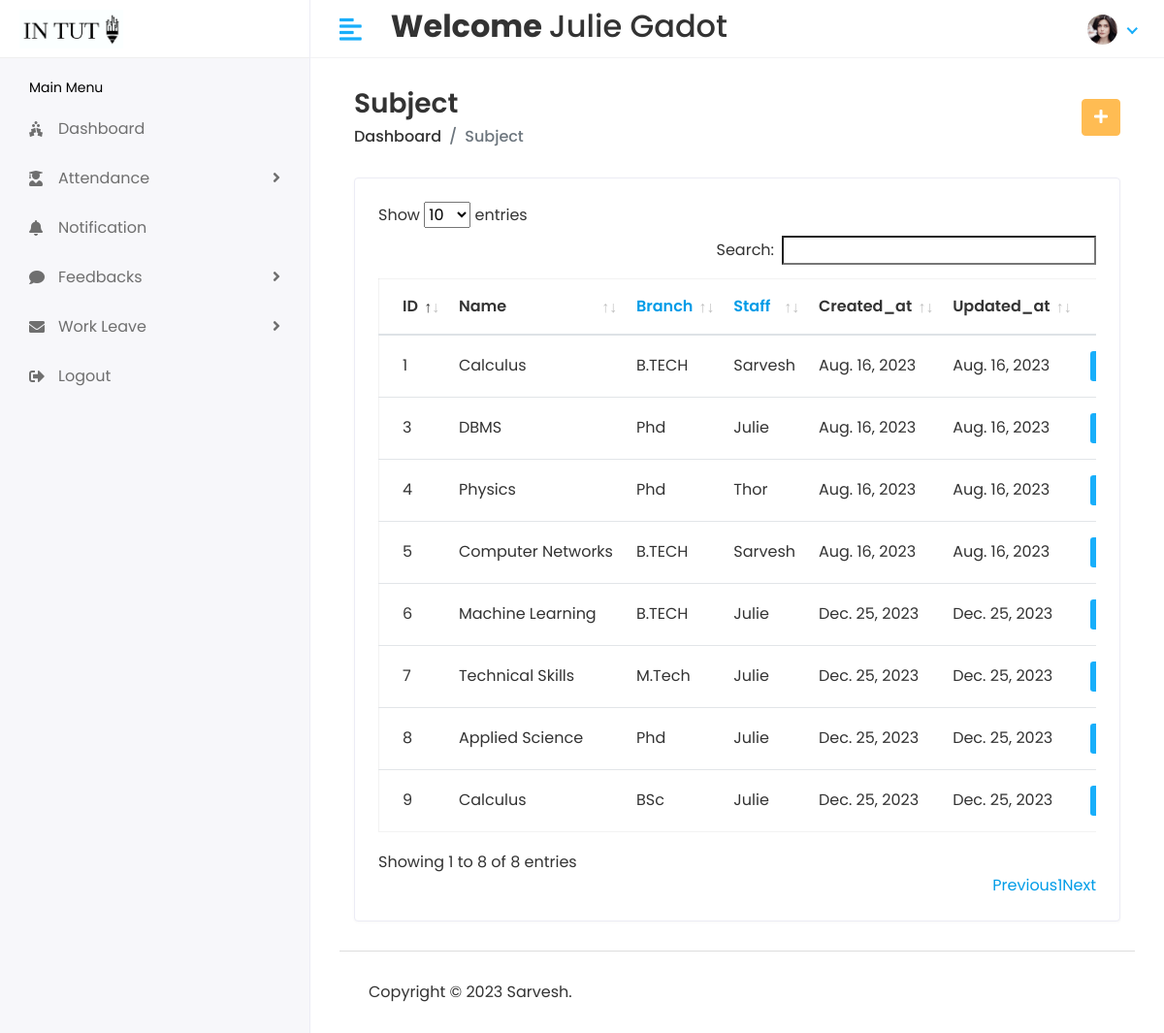
/Hod/subject (signed in), run on the app's committed database.
### stuapp/models.py (models this page shows, shortened)
class CustomUser(AbstractUser):
    USER={
        (1,'HOD'),(2,'STAFF'),(3,'STUDENT')
    }
    user_type=models.CharField(choices=USER,max_length=100,default=1)
    profile_pic=models.ImageField(upload_to='media/profile_pic')

class Subject(models.Model):
    name=models.CharField(max_length=100)
    branch=models.ForeignKey(Branch,on_delete=models.CASCADE)
    staff=models.ForeignKey(Staff,on_delete=models.CASCADE)
    created_at=models.DateField(auto_now_add=True)
    updated_at=models.DateField(auto_now=True)

class Branch(models.Model):
    name=models.CharField(max_length=100)
    created_at=models.DateTimeField(auto_now_add=True)
    updated_at=models.DateTimeField(auto_now=True)
    def __str__(self):
        return self.name

class Staff(models.Model):
    admin=models.OneToOneField(CustomUser,on_delete=models.CASCADE)
    gender=models.CharField(max_length=10)
    address=models.TextField()
    created_at=models.DateField(auto_now_add=True)
    updated_at=models.DateField(auto_now=True)
    dob=models.DateField(default=datetime.now)
    mobile=models.CharField(max_length=100,default="0")
    altmobile=models.CharField(max_length=100,default="0")
    def __str__(self):
        return self.admin.first_name

### student/hodviews.py (the view)
# urls.py: path('Hod/subject',hodviews.subjectlist,name='subjectlist'),
@login_required(login_url='/')
def subjectlist(request):
    subject=Subject.objects.all()
    return render(request,'hod/subjectlist.html',{'subject':subject})

### templates/hod/subjectlist.html (shortened to what this page needs)
{% extends 'base.html' %}
{% block content %}
{% load static %}
<div class="content container-fluid">
   <div class="page-header">
      <div class="row align-items-center">
         <div class="col">
            <h3 class="page-title">Subject</h3>
            <ul class="breadcrumb">
               <li class="breadcrumb-item"><a href="{% url 'hodhome'%}">Dashboard</a></li>
               <li class="breadcrumb-item active">Subject</li>
            </ul>
         </div>
         <div class="col-auto text-right float-right ml-auto">
            <a href="{% url 'addsubject' %}" class="btn btn-primary"><i class="fas fa-plus"></i></a>
         </div>
      </div>
   </div>
   <div class="row">
      <div class="col-sm-12">
         <div class="card card-table">
            <div class="card-body">
               <div class="table-responsive">
                  <table id="table_id" class="table table-hover table-center mb-0">
                     <thead>
                        <tr>
                            <th>ID</th>
                           <th>Name</th>
                           <th><a href="{% url 'branchlist'%}">Branch</a></th>
                          <th><a href="{% url 'stafflist'%}">Staff</a></th>
                           <th>Created_at</th>
                           <th>Updated_at</th>
                           <th class="text-right">Action</th>
                        </tr>
                     </thead>
                     <tbody>
                        {% for i in subject %}
                        <tr>
                           <td>{{i.id}}</td>
                           <td>{{i.name}}</td>
                           <td> {{i.branch}}</td>
                           <td> {{i.staff}}</td>
                           <td>{{i.created_at}}</td>
                           <td>{{i.updated_at}}</td>
                           <td class="text-right">
                             <div class="actions">
                                <a href="{% url 'editsubject' i.id %}" class="btn btn-sm bg-success-light mr-2">
                                </a>
                             </div>
                           </td>
                        </tr>
                        {% endfor %}
                     </tbody>
                  </table>
               </div>
            </div>
         </div>
      </div>
   </div>
</div>
{% endblock %}

### templates/includes/header.html (shortened to what this page needs)
{% load static %}
<div class="header" >
    <div class="header-left" style="background-color:white">
        {% if user.user_type == '1' %}
        <a href="{% url 'hodhome'%}" class="logo container" >
            <img src="{% static 'assets/img/logo1big.png'%}" width="300px" height="100px" alt="Logo">
        </a>
        {% elif user.user_type == '2' %}
        <a href="{% url 'staffhome'%}" class="logo">
            <img src="{% static 'assets/img/logo1big.png'%}" alt="Logo">
        </a>
        {% else %}
        <a href="{% url 'studenthome'%}" class="logo">
            <img src="{% static 'assets/img/logo1big.png'%}" alt="Logo">
        </a>
        {% endif %}
    </div>
    <a href="javascript:void(0);" id="toggle_btn">
        <i class="fas fa-align-left"></i>
    </a>
    <div class="top-nav-search my-2">
        <h2><strong> Welcome </strong> {{user.first_name}} {{user.last_name}} </h2>
    </div>
    <ul class="nav user-menu">
        <li class="nav-item dropdown has-arrow">
            <a href="#" class="dropdown-toggle nav-link" data-toggle="dropdown">
                {% if user.profile_pic == "" %}
                <span class="user-img"><img class="rounded-circle" src="{% static 'assets/img/noimg.jpg' %}" width="31"
                        ></span>
                {% else %}
                <span class="user-img"><img class="rounded-circle" src="/{{user.profile_pic}}" width="31"
                        alt="Ryan Taylor"></span>
                {% endif %}
            </a>
        </li>
    </ul>
</div>

### static/assets/css/style.css (style rules this page uses)
html { height: 100%; }
body { background-color: #fff; color: #333; font-family: 'Poppins', sans-serif; font-size: 1rem; height: 100%; line-height: 1.5; overflow-x: hidden; }
h1, h2, h3, h4, h5, h6 { font-family: 'Poppins', sans-serif; margin-top: 0; }
a { color: #009ce7; }
input, button, a { transition: all 0.4s ease; -moz-transition: all 0.4s ease; -o-transition: all 0.4s ease; -ms-transition: all 0.4s ease; -webkit-transition: all 0.4s ease; }
ul, ol { padding: 0px; list-style: none; }
.table { color: #333; max-width: 100%; margin-bottom: 0; width: 100%; }
.table.dataTable { border-collapse: collapse !important; border: 1px solid rgba(0, 0, 0, 0.05); }
.table thead tr th { font-weight: 600; }
.table tbody tr { border-bottom: 1px solid rgba(0, 0, 0, 0.05); }
.table.table-center td, .table.table-center th { vertical-align: middle; }
.card-table .card-body .table > thead > tr > th { border-top: 0; }
.card-table .card-body .table tr td:first-child, .card-table .card-body .table tr th:first-child { padding-left: 1.5rem; }
.card-table .card-body .table tr td:last-child, .card-table .card-body .table tr th:last-child { padding-right: 1.5rem; }
.card-table .table td, .card-table .table th { border-top: 1px solid #e2e5e8; padding: 1rem 0.75rem; white-space: nowrap; }
.btn-primary { background-color: #FFBC53; border: 1px solid #FFBC53; }
.card { border: 1px solid #ececf5; box-shadow: 0 1px 3px 0 rgba(0, 0, 0, 0.03); margin-bottom: 1.875rem; }
.card-body { padding: 1.5rem; }
.bg-success-light { background-color: #18aefa; color: #fff; }
.header { background-color: #fff; border-bottom: 1px solid #f3f3f4; left: 0; position: fixed; right: 0; top: 0; z-index: 1001; height: 60px; }
.header .header-left { float: left; height: 60px; padding: 0 20px; position: relative; width: 320px; z-index: 1; transition: all 0.2s ease-in-out; background-color: #f7f7fa; border-bottom: 1px solid #efefef; border-right: 1px solid #ececf5; display: flex; align-items: center; }
.header .header-left .logo { display: inline-block; line-height: 60px; }
.header .header-left .logo img { max-height: 40px; width: auto; }
.header .dropdown-toggle:after { display: none; }
.header .has-arrow .dropdown-toggle:after { border-top: 0; border-left: 0; border-bottom: 2px solid #18aefa; border-right: 2px solid #18aefa; content: ''; height: 8px; display: inline-block; pointer-events: none; -webkit-transform-origin: 66% 66%; -ms-transform-origin: 66% 66%; transform-origin: 66% 66%; -webkit-transform: rotate(45deg); -ms-transform: rotate(45deg); transform: rotate(45deg); -webkit-transition: all 0.15s ease-in-out; transition: all 0.15s ease-in-out; width: 8px; vertical-align: 0px; }
.user-menu { float: right; margin: 0; position: relative; z-index: 99; padding-right: 15px; }
.user-menu.nav > li > a { color: #a0a0a0; font-size: 14px; line-height: 58px; padding: 0 15px; height: 60px; }
.user-img { margin-right: 3px; position: relative; }
.top-nav-search { float: left; margin-left: 15px; }
.page-header { margin-bottom: 1.875rem; }
.page-header .breadcrumb { background-color: transparent; color: #6c757d; font-size: 1rem; font-weight: 500; margin-bottom: 0; padding: 0; }
.page-header .breadcrumb a { color: #333; }
.page-title { font-size: 28px; font-weight: 600; color: #333; margin-bottom: 5px; }
@media (min-width: 992px) { #toggle_btn { align-items: center; color: #18aefa; display: inline-flex; float: left; font-size: 26px; height: 60px; justify-content: center; margin-left: 15px; padding: 0 15px; } }

### data on the page
CustomUser: first_name "Julie", last_name "Gadot", profile_pic (picture)
Subject: id "1", name "Calculus", branch "B.TECH", staff "Sarvesh", created_at "Aug. 16, 2023", updated_at "Aug. 16, 2023"
Subject: id "3", name "DBMS", branch "Phd", staff "Julie", created_at "Aug. 16, 2023", updated_at "Aug. 16, 2023"
Subject: id "4", name "Physics", branch "Phd", staff "Thor", created_at "Aug. 16, 2023", updated_at "Aug. 16, 2023"
Subject: id "5", name "Computer Networks", branch "B.TECH", staff "Sarvesh", created_at "Aug. 16, 2023", updated_at "Aug. 16, 2023"
Subject: id "6", name "Machine Learning", branch "B.TECH", staff "Julie", created_at "Dec. 25, 2023", updated_at "Dec. 25, 2023"
Subject: id "7", name "Technical Skills", branch "M.Tech", staff "Julie", created_at "Dec. 25, 2023", updated_at "Dec. 25, 2023"
Subject: id "8", name "Applied Science", branch "Phd", staff "Julie", created_at "Dec. 25, 2023", updated_at "Dec. 25, 2023"
Subject: id "9", name "Calculus", branch "BSc", staff "Julie", created_at "Dec. 25, 2023", updated_at "Dec. 25, 2023"
